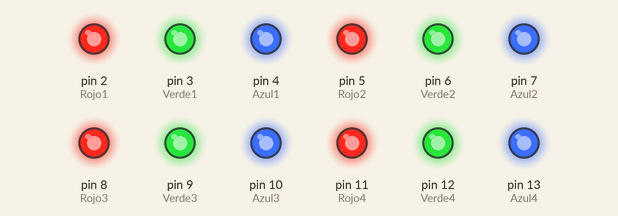
Bench run of a sketch on a simulated Arduino Uno, built with avr-gcc and run on an emulated ATmega328P. Shown: output pins drawn as LEDs (lit = HIGH).

Above: at 0.1 s.
At 2.1 s:
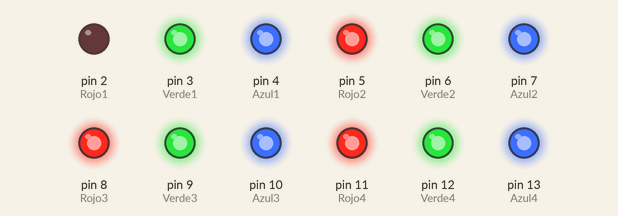
At 10.1 s:
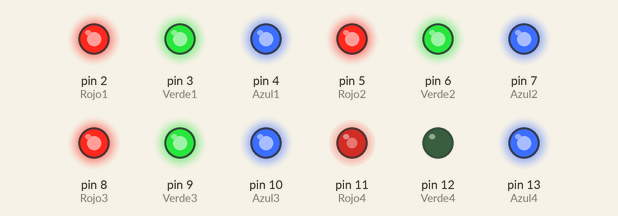
At 20.1 s:
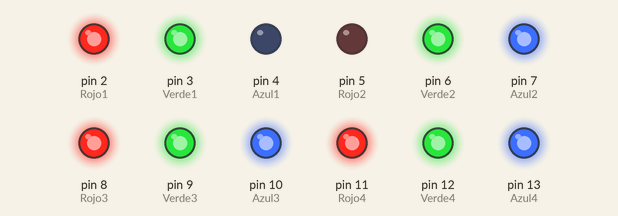
At 29.1 s:
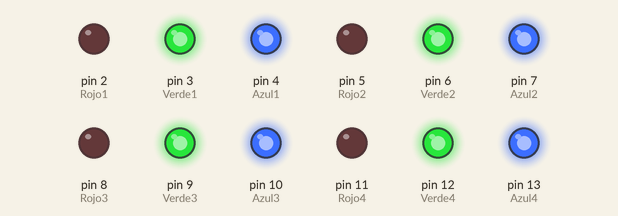
At 39.1 s:
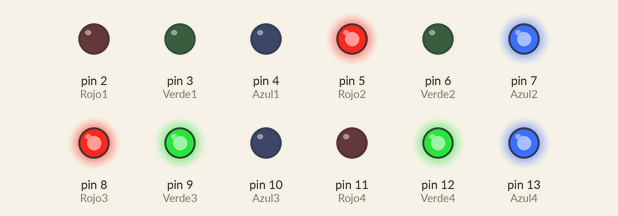
Timing chart, 0 to 40.0 s (numbered marks = the images above):
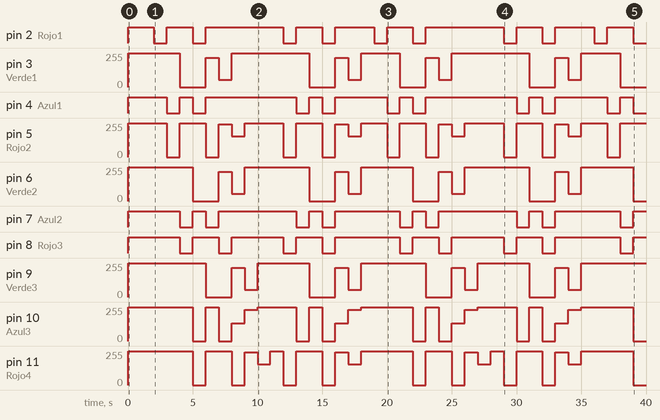

The sketch:

Practica3_RotabitRGB.ino
```cpp
int Rojo1 = 2;//1
int Verde1 = 3;//1
int Azul1 = 4; //1

int Rojo2 = 5;//2
int Verde2 = 6;//2
int Azul2 = 7; //2

int Rojo3 = 8;//3
int Verde3 = 9;//3
int Azul3 = 10; //3

int Rojo4 = 11;//3
int Verde4 = 12;//3
int Azul4 = 13; //3
int i=0;
int color[13]{Rojo1, Verde1, Azul1, Rojo2, Verde2, Azul2, Rojo3, Verde3, Azul3, Rojo4, Verde4, Azul4};
void setup() {
pinMode(Rojo1, OUTPUT);
pinMode(Verde1, OUTPUT);
pinMode(Azul1, OUTPUT);
pinMode(Rojo2, OUTPUT);
pinMode(Verde2, OUTPUT);
pinMode(Azul2, OUTPUT);
pinMode(Rojo3, OUTPUT);
pinMode(Verde3, OUTPUT);
pinMode(Azul3, OUTPUT);
pinMode(Rojo4, OUTPUT);
pinMode(Verde4, OUTPUT);
pinMode(Azul4, OUTPUT);

 convertir(0, 0, 0, Rojo1, Verde1, Azul1);
  convertir(0, 0, 0, Rojo2, Verde2, Azul2);
  convertir(0, 0, 0, Rojo3, Verde3, Azul3);
  convertir(0, 0, 0, Rojo4, Verde4, Azul4);
  delay(2000);
   i++;
}
void convertir(int r,int v, int a, int nr, int nv, int na){
r= 255-r;
v= 255-v;
a= 255-a;
  analogWrite(nr, r );
  analogWrite(nv, v);
  analogWrite(na, a);

}

void loop() {

if(i==0){
  convertir(0, 0, 0, Rojo1, Verde1, Azul1);
  convertir(0, 0, 0, Rojo2, Verde2, Azul2);
  convertir(0, 0, 0, Rojo3, Verde3, Azul3);
  convertir(0, 0, 0, Rojo4, Verde4, Azul4);
  delay(1000);
   i++;
}


  switch(i)
  {
    case 1:
    convertir(255, 0, 0, Rojo1, Verde1, Azul1);
    delay(1000);
    i++;
    break;
    case 2:
    convertir(255, 0, 0, Rojo2, Verde2, Azul2);
    convertir(0, 0, 255, Rojo1, Verde1, Azul1);
    delay(1000);
    i++;
    break;
    case 3:
    convertir(255, 0, 0, Rojo3, Verde3, Azul3);
    convertir(0, 0, 255, Rojo2, Verde2, Azul2);
    convertir(0, 255, 0, Rojo1, Verde1, Azul1);
     delay(1000);
    i++;
    break;
    case 4:
    convertir(255, 0, 0, Rojo4, Verde4, Azul4);
    convertir(0, 0, 255, Rojo3, Verde3, Azul3);
    convertir(0, 255, 0, Rojo2, Verde2, Azul2);
    convertir(255, 255, 255, Rojo1, Verde1, Azul1);
     delay(1000);
    i++;
    break;
    case 5:
    convertir(0, 0, 255, Rojo4, Verde4, Azul4);
    convertir(0, 255, 0, Rojo3, Verde3, Azul3);
    convertir(255, 255, 255, Rojo2, Verde2, Azul2);
     convertir(10, 35, 123, Rojo1, Verde1, Azul1);
     delay(1000);
    i++;
    break;
     case 6:
    convertir(0, 255, 0, Rojo4, Verde4, Azul4);
    convertir(255, 255, 255, Rojo3, Verde3, Azul3);
    convertir(10, 35, 123, Rojo2, Verde2, Azul2);
    convertir(100, 200, 20, Rojo1, Verde1, Azul1);
     delay(1000);
    i++;
    break;
    case 7:
    convertir(255, 255, 255, Rojo4, Verde4, Azul4);
    convertir(10, 35, 123, Rojo3, Verde3, Azul3);
    convertir(100, 200, 20, Rojo2, Verde2, Azul2);
    convertir(0, 0, 0, Rojo1, Verde1, Azul1);
     delay(1000);
    i++;
    break;
    case 8:
    convertir(10, 35, 123, Rojo4, Verde4, Azul4);
    convertir(100, 200, 20, Rojo3, Verde3, Azul3);
    convertir(0, 0, 0, Rojo2, Verde2, Azul2);
    convertir(0, 0, 0, Rojo1, Verde1, Azul1);
     delay(1000);
    i++;
    break;
    case 9:
    convertir(100, 200, 20, Rojo4, Verde4, Azul4);
     convertir(0, 0, 0, Rojo3, Verde3, Azul3);
    convertir(0, 0, 0, Rojo2, Verde2, Azul2);
    convertir(0, 0, 0, Rojo1, Verde1, Azul1);

     delay(1000);
    i++;
    break;
    case 10:
    convertir(0, 0, 0, Rojo4, Verde4, Azul4);
     convertir(0, 0, 0, Rojo3, Verde3, Azul3);
    convertir(0, 0, 0, Rojo2, Verde2, Azul2);
    convertir(0, 0, 0, Rojo1, Verde1, Azul1);
     delay(1000);
    i++;
    break;
     case 11:
    convertir(255, 0, 0, Rojo4, Verde4, Azul4);
     convertir(255, 0, 0, Rojo3, Verde3, Azul3);
    convertir(255, 0, 0, Rojo2, Verde2, Azul2);
    convertir(255, 0, 0, Rojo1, Verde1, Azul1);
     delay(1000);
    i++;
    break;
     case 12:
    convertir(0, 0, 255, Rojo4, Verde4, Azul4);
     convertir(0, 0, 255, Rojo3, Verde3, Azul3);
    convertir(0, 0, 255, Rojo2, Verde2, Azul2);
    convertir(0, 0, 255, Rojo1, Verde1, Azul1);
     delay(1000);
    i++;
    break;
      case 13:
    convertir(0, 255, 0, Rojo4, Verde4, Azul4);
     convertir(0, 255, 0, Rojo3, Verde3, Azul3);
    convertir(0, 255, 0, Rojo2, Verde2, Azul2);
    convertir(0, 255, 0, Rojo1, Verde1, Azul1);
     delay(1000);
    i++;
    break;
    case 14:
    convertir(255, 255, 255, Rojo4, Verde4, Azul4);
     convertir(255, 255, 255, Rojo3, Verde3, Azul3);
    convertir(255, 255, 255, Rojo2, Verde2, Azul2);
    convertir(255, 255, 255, Rojo1, Verde1, Azul1);
     delay(1000);
    i++;
    break;
     case 15:
    convertir(10, 35, 123, Rojo4, Verde4, Azul4);
     convertir(10, 35, 123, Rojo3, Verde3, Azul3);
    convertir(10, 35, 123, Rojo2, Verde2, Azul2);
     convertir(10, 35, 123, Rojo1, Verde1, Azul1);
     delay(1000);
    i++;
    break;
    case 16:
    convertir(100, 200, 20, Rojo4, Verde4, Azul4);
     convertir(100, 200, 20, Rojo3, Verde3, Azul3);
    convertir(100, 200, 20, Rojo2, Verde2, Azul2);
     convertir(100, 200, 20, Rojo1, Verde1, Azul1);
     delay(1000);
    i=0;

    break;
  }

}
```

Measured:
- by itself, pin 2 (Rojo1): repeats every 17.0 s: HIGH 2.0 s, LOW 1.0 s, HIGH 6.0 s, LOW 1.0 s, HIGH 2.0 s, LOW 1.0 s, HIGH 3.0 s, LOW 1.0 s
- by itself, pin 4 (Azul1): repeats every 17.0 s: HIGH 1.0 s, LOW 1.0 s, HIGH 7.0 s, LOW 1.0 s, HIGH 1.0 s, LOW 1.0 s, HIGH 4.0 s, LOW 1.0 s
- by itself, pin 7 (Azul2): repeats every 17.0 s: HIGH 1.0 s, LOW 1.0 s, HIGH 6.0 s, LOW 1.0 s, HIGH 1.0 s, LOW 1.0 s, HIGH 5.0 s, LOW 1.0 s
- by itself, pin 8 (Rojo3): repeats every 17.0 s: HIGH 2.0 s, LOW 1.0 s, HIGH 4.0 s, LOW 1.0 s, HIGH 2.0 s, LOW 1.0 s, HIGH 5.0 s, LOW 1.0 s
- by itself, pin 12 (Verde4): HIGH → LOW at 7.0 s, → HIGH 2.0 s later, → LOW 1.0 s later, → HIGH 1.0 s later, … (16 changes in this stretch)
- by itself, pin 13 (Azul4): HIGH → LOW at 6.0 s, → HIGH 1.0 s later, → LOW 1.0 s later, → HIGH 1.0 s later, … (16 changes in this stretch)
- by itself, pin 10 (Azul3): 255/255 → 0/255 at 5.0 s, → 255/255 1.0 s later, → 0/255 1.0 s later, → 132/255 1.0 s later, … (25 changes in this stretch)
- by itself, pin 11 (Rojo4): 255/255 → 0/255 at 5.0 s, → 255/255 1.0 s later, → 0/255 2.0 s later, → 245/255 1.0 s later, … (25 changes in this stretch)
